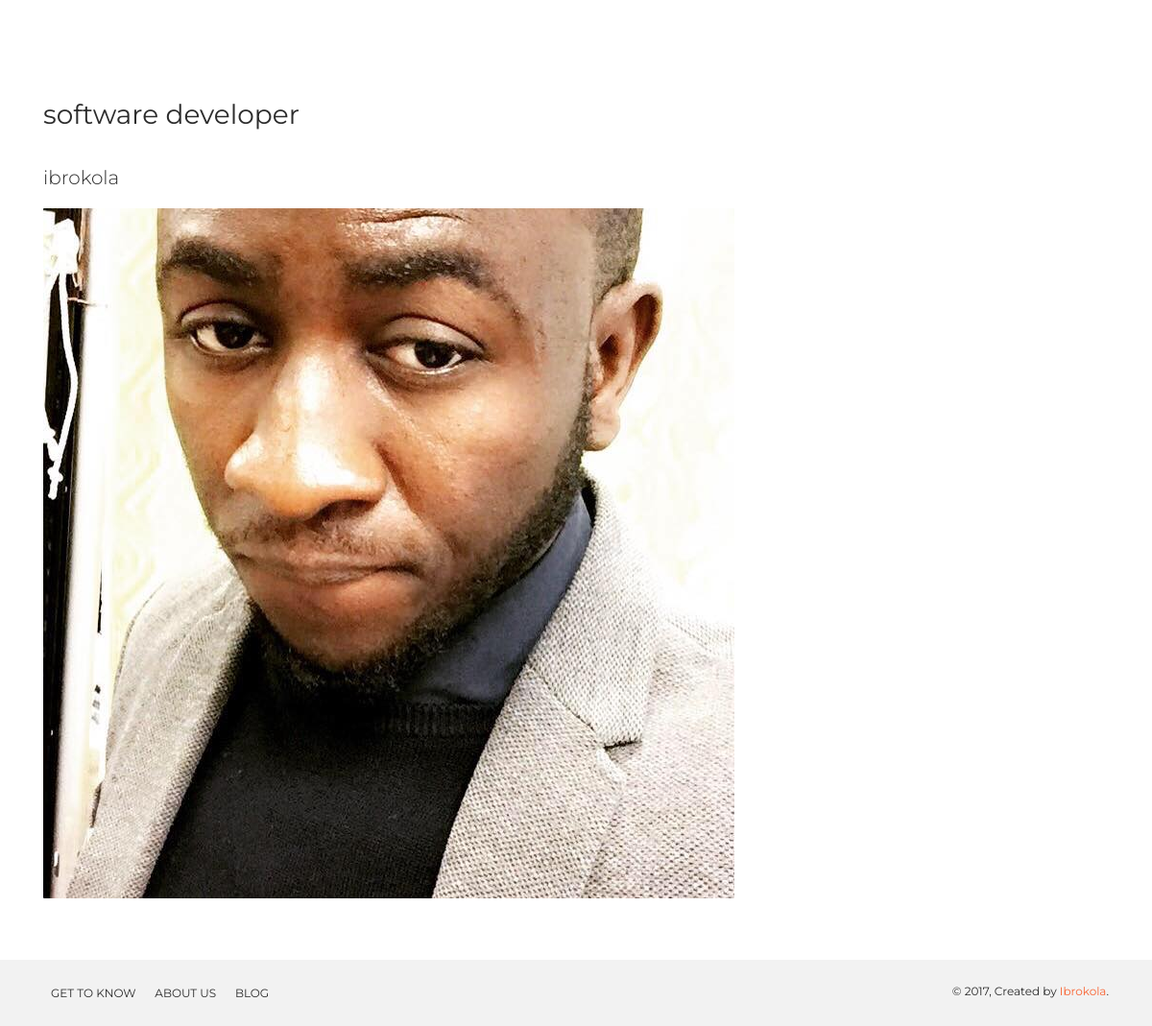
Before: /matches/position/software-developer/ with the older database file.
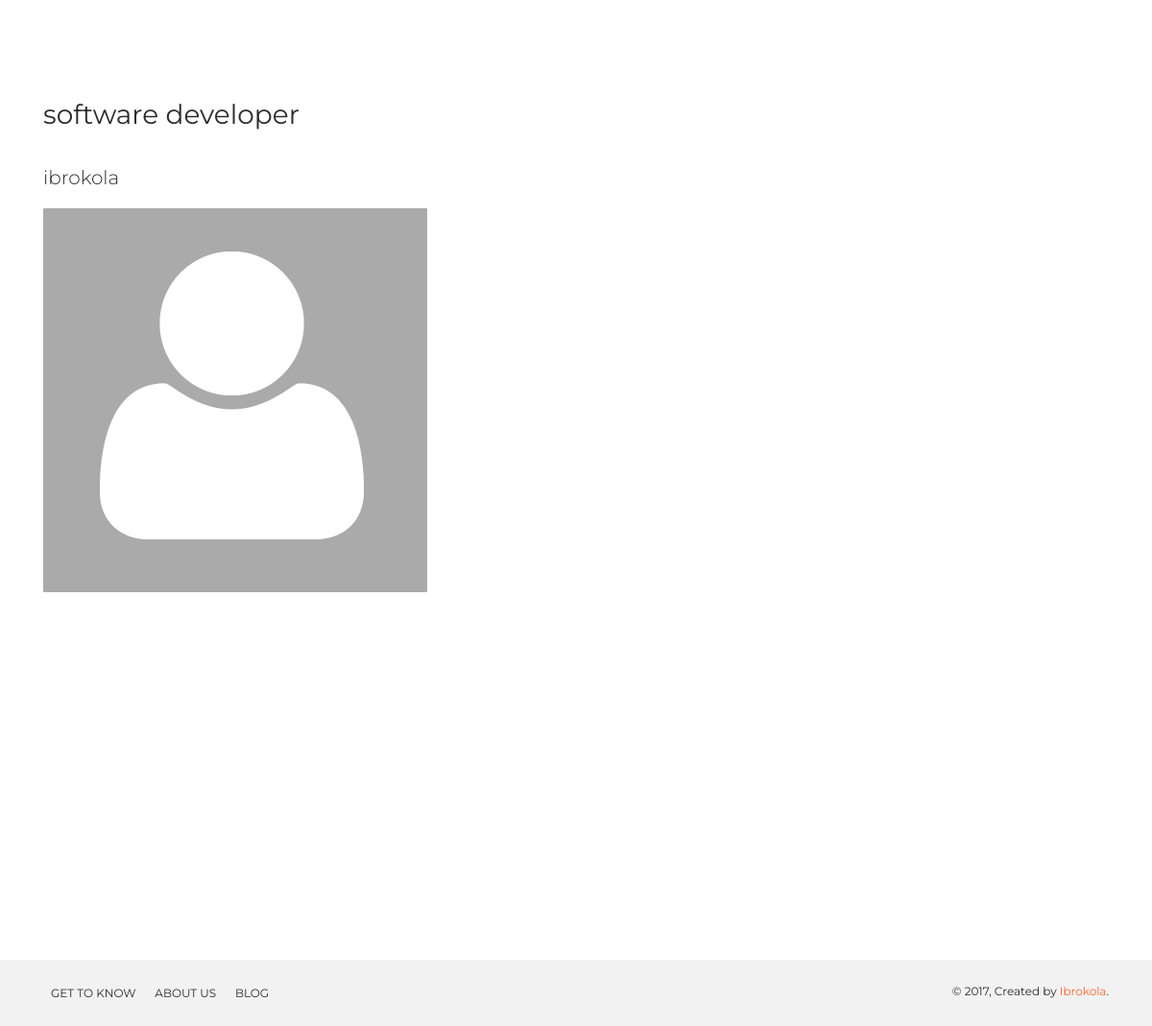
After: the same page with the newer database file.
### matches/models.py (models this page shows, shortened)
class PositionMatch(models.Model):
	user = models.ForeignKey(User)
	job = models.ForeignKey(Job)
	hidden = models.BooleanField(default=False)
	liked = models.NullBooleanField()
	updated = models.DateTimeField(auto_now=True, auto_now_add=False)
	objects = PositionMatchManager()

### profiles/models.py (models this page shows, shortened)
class Profile(models.Model):
	user = models.OneToOneField(User)
	location = models.CharField(max_length=120, null=True, blank=True)
	picture = models.ImageField(upload_to=upload_location, null=True, blank=True)

### matches/views.py (the view)
# urls.py: url(r'^position/(?P<slug>[\w-]+)/$', position_match_view, name='position_match_view_url'),
def position_match_view(request, slug):
	print(slug)
	try:
		instance = Job.objects.get(slug=slug)
	except Job.MultipleObjectsReturned:
		queryset = Job.objects.filter(slug=slug).order_by('-id')
		instance = queryset[0]
	except Job.DoesNotExist:
		raise Http404
	matches = PositionMatch.objects.filter(job__text__iexact=instance.text)
	template = "matches/position_match_view.html"
	context = {
		"instance": instance,
		"matches": matches,
	}
	return render(request, template, context)

### jobs/models.py (called while the page is built)
	def __str__(self):
		return self.text

### templates/matches/position_match_view.html
{% extends 'base.html' %}
{% load static %}
{% block content %}
<div class="container" style="padding-top: 100px;">
	<h3>{{ instance }}</h3>
	{% for match in matches %}
		<p class="lead">{{ match.user }}</p>
		{% if match.user.profile.picture %}
			<img src="{{ match.user.profile.picture.url }}">
		{% else %}
			<img src="{% static 'img/deafult.png' %}">
		{% endif %}
	{% endfor %}
</div>
{% endblock %}

Changed rows visible on the page:
changed through a linked row, PositionMatch "ibrokola": picture: picture added; user.profile.picture: picture removed
